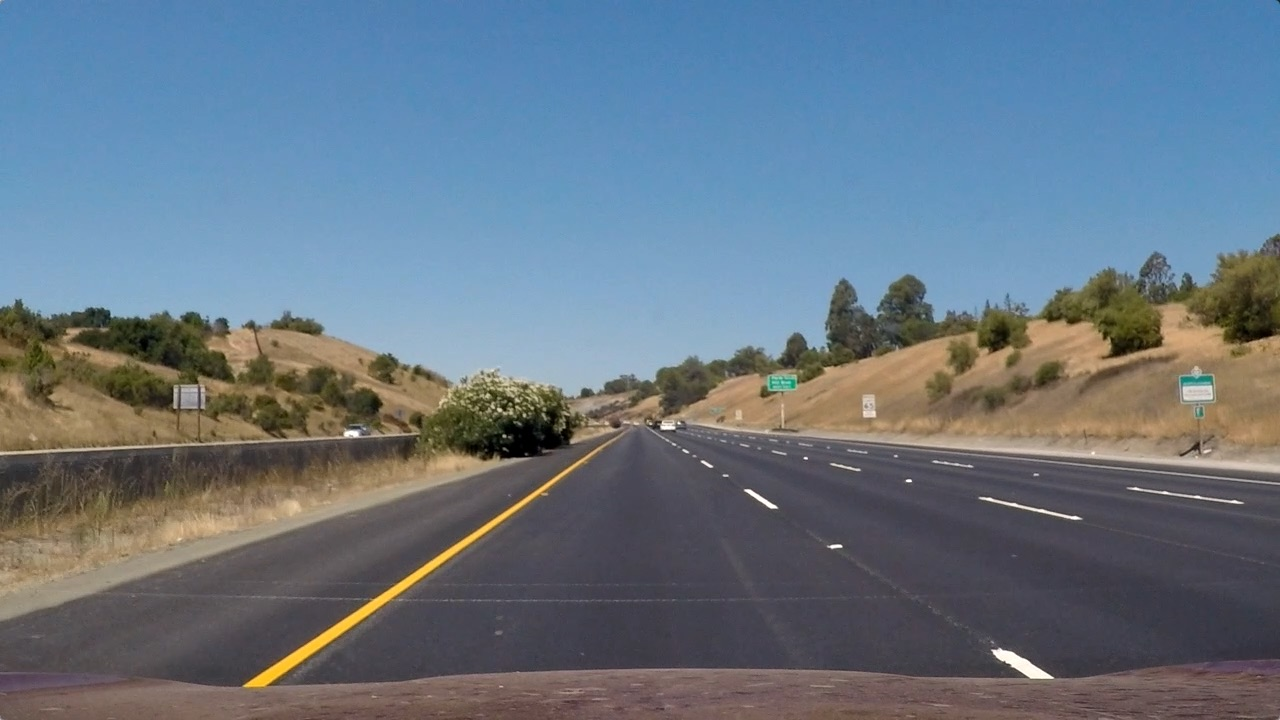
#> input picture test_images/straight_lines1.jpg, 1280 x 720 px
$ python image_processing.py   (older library calls are emulated)
#> lines starting #> are read from the running program, lines starting #| are printed output that depends on the picture; after the words box and inside, x2 and y2 are one past the last pixel; in counts of white or black regions, pixels touching at a corner belong together
### helper.py
# Generic Imports
import numpy as np
import cv2
import pickle
import matplotlib.pyplot as plt

# window settings
window_width = 50
window_height = 80 # Break image into 9 vertical layers since image height is 720
margin = 100 # How much to slide left and right for searching
with open('calibrate_camera.p', 'rb') as f:
#> (reads calibrate_camera.p from the repository)
	save_dict = pickle.load(f)
mtx, dist = save_dict["mtx"], save_dict["dist"]

def showimg(subplace, title, _img):
    plt.subplot(*subplace)
    plt.title(title)
    if len(_img.shape) == 3:
        plt.imshow(_img)
        plt.axis('off')
    else:
        plt.axis('off')
        plt.imshow(_img, cmap='gray')

# [4 lines left out: function gaussian_blur, not called in this run]

def undistort(img):
    return cv2.undistort(img, mtx, dist, None, mtx)

# [293 lines left out: functions window_mask, find_window_centroids, window_centroids_logits, finding_lines, region_of_interest, weighted_img and 4 more, not called in this run]

def warp_image(img, h, w):

    img_size=(w,h)
    # Apply perspective transform
    src_p1 = [(w * .15625), (h)]
    src_p2 = [(w * .859375), (h)]
    src_p3 = [(w * .46484375), (h * .625)]
    src_p4 = [(w * .53515625), (h * .625)]
    src = np.float32([[src_p1], [src_p2], [src_p3], [src_p4]])
    #print(src)

    dst_p1 = [(w * .234375), (h)]
    dst_p2 = [(w * .765625), (h)]
    dst_p3 = [(w * .234375), (0)]
    dst_p4 = [(w * .765625), (0)]
    dst = np.float32([[dst_p1], [dst_p2], [dst_p3], [dst_p4]])


    M = cv2.getPerspectiveTransform(src, dst)
    M_inv = cv2.getPerspectiveTransform(dst, src)
    warped = cv2.warpPerspective(img, M, img_size, flags=cv2.INTER_LINEAR)
    return warped,M,M_inv

### image_processing.py
import cv2
import numpy as np
from helper import *
import matplotlib.pyplot as plt
import matplotlib.image as mpimg


def abs_sobel_threshold(img, orient='x', thresh_min=0, thresh_max=255):
    gray = cv2.cvtColor(img, cv2.COLOR_RGB2GRAY)
    if orient == 'x':
        abs_sobel = np.absolute(cv2.Sobel(gray, cv2.CV_64F, 1, 0))
    if orient == 'y':
        abs_sobel = np.absolute(cv2.Sobel(gray, cv2.CV_64F, 0, 1))
    scaled_sobel = np.uint8(255*abs_sobel/np.max(abs_sobel)) # Rescale back to 8 bit integer
    binary_output = np.zeros_like(scaled_sobel) # Create a copy and apply the threshold
    binary_output[(scaled_sobel >= thresh_min) & (scaled_sobel <= thresh_max)] = 1
    return binary_output

def magnitude_threshold(img, sobel_kernel=3, mag_thresh=(0, 255)):
    gray = cv2.cvtColor(img, cv2.COLOR_RGB2GRAY)
    # Take both Sobel x and y gradients
    sobelx = cv2.Sobel(gray, cv2.CV_64F, 1, 0, ksize=sobel_kernel)
    sobely = cv2.Sobel(gray, cv2.CV_64F, 0, 1, ksize=sobel_kernel)
    gradmag = np.sqrt(sobelx**2 + sobely**2) # Calculate the gradient magnitude
    scale_factor = np.max(gradmag)/255 # Rescale to 8 bit
    gradmag = (gradmag/scale_factor).astype(np.uint8)
    # Create a binary image of ones where threshold is met, zeros otherwise
    binary_output = np.zeros_like(gradmag)
    binary_output[(gradmag >= mag_thresh[0]) & (gradmag <= mag_thresh[1])] = 1
    return binary_output


def direction_threshold(img, sobel_kernel=3, thresh=(0, np.pi/2)):
    # Convert to grayscale
    gray = cv2.cvtColor(img, cv2.COLOR_RGB2GRAY)
    # Calculate the x and y gradients
    sobelx = cv2.Sobel(gray, cv2.CV_64F, 1, 0, ksize=sobel_kernel)
    sobely = cv2.Sobel(gray, cv2.CV_64F, 0, 1, ksize=sobel_kernel)
    # Take the absolute value of the gradient direction,
    # apply a threshold, and create a binary image result
    absgraddir = np.arctan2(np.absolute(sobely), np.absolute(sobelx))
    binary_output =  np.zeros_like(absgraddir)
    binary_output[(absgraddir >= thresh[0]) & (absgraddir <= thresh[1])] = 1

    # Return the binary image
    return binary_output


def hls_threshold(img, thresh=(100, 255)):
    hls = cv2.cvtColor(img, cv2.COLOR_RGB2HLS)
    s_channel = hls[:,:,2]
    binary_output = np.zeros_like(s_channel)
    binary_output[(s_channel > thresh[0]) & (s_channel <= thresh[1])] = 1
    return binary_output

def lab_b_threshold(img, thresh=(0, 255)):
    # Thresholds the B-channel of LAB
    lab_b = cv2.cvtColor(img, cv2.COLOR_RGB2Lab)[:,:,2]
    binary_lab_b = np.zeros_like(lab_b)
    binary_lab_b[(lab_b > thresh[0]) & (lab_b <= thresh[1])] = 1
    return binary_lab_b

def combined_threshold(img):
    abs_x_bin = abs_sobel_threshold(img, orient='x', thresh_min=20, thresh_max=255)
    mag_bin = magnitude_threshold(img, sobel_kernel=5, mag_thresh=(10, 255))
    dir_bin = direction_threshold(img, sobel_kernel=15, thresh=(0.7, 1.3))
    hls_bin = hls_threshold(img, thresh=(170, 255))
    lab_b_bin = lab_b_threshold(img, thresh=(140,255))
    mag_dir = np.zeros_like(dir_bin)
    mag_dir[(mag_bin == 1) & (dir_bin == 1)] = 1
    combined = np.zeros_like(dir_bin)
    combined[(abs_x_bin == 1)|(mag_dir==1)|(lab_b_bin==1)|(hls_bin == 1)] = 1
    return combined,abs_x_bin, mag_bin, dir_bin, hls_bin, lab_b_bin

if __name__ == '__main__':
    img = mpimg.imread('test_images/straight_lines1.jpg')
#> img is the input picture: shape (720, 1280, 3); mean R, G, B 103.2, 117.7, 131.2
    h,w,c = img.shape
#> h = 720; w = 1280; c = 3
    combined,abs_x_bin, mag_bin, dir_bin, hls_bin, lab_b_bin = combined_threshold(img)
#> in combined_threshold, `abs_x_bin = abs_sobel_threshold(img, orient='x', thresh_min=20, thresh..`:
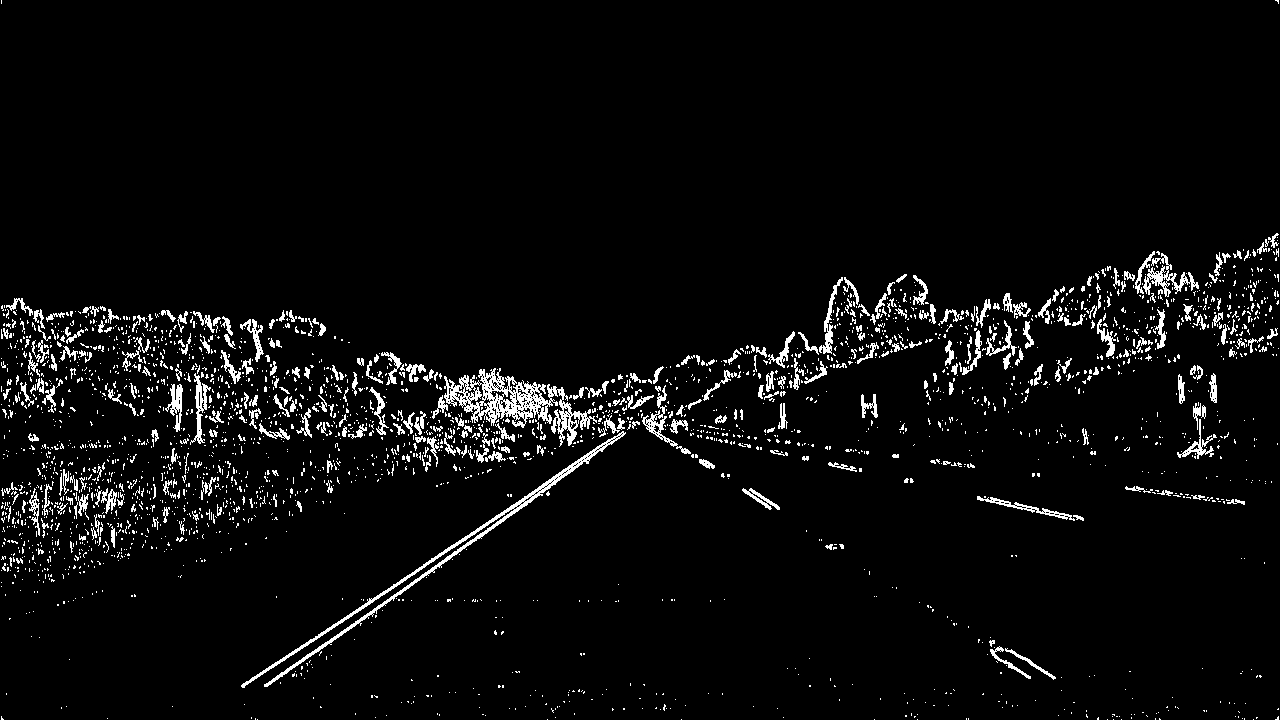
#> abs_x_bin: shape (720, 1280); values 0 (black) and 1 (white), 4.4% white in thin lines or dots
#> in magnitude_threshold, `gradmag = np.sqrt(sobelx**2 + sobely**2)`:
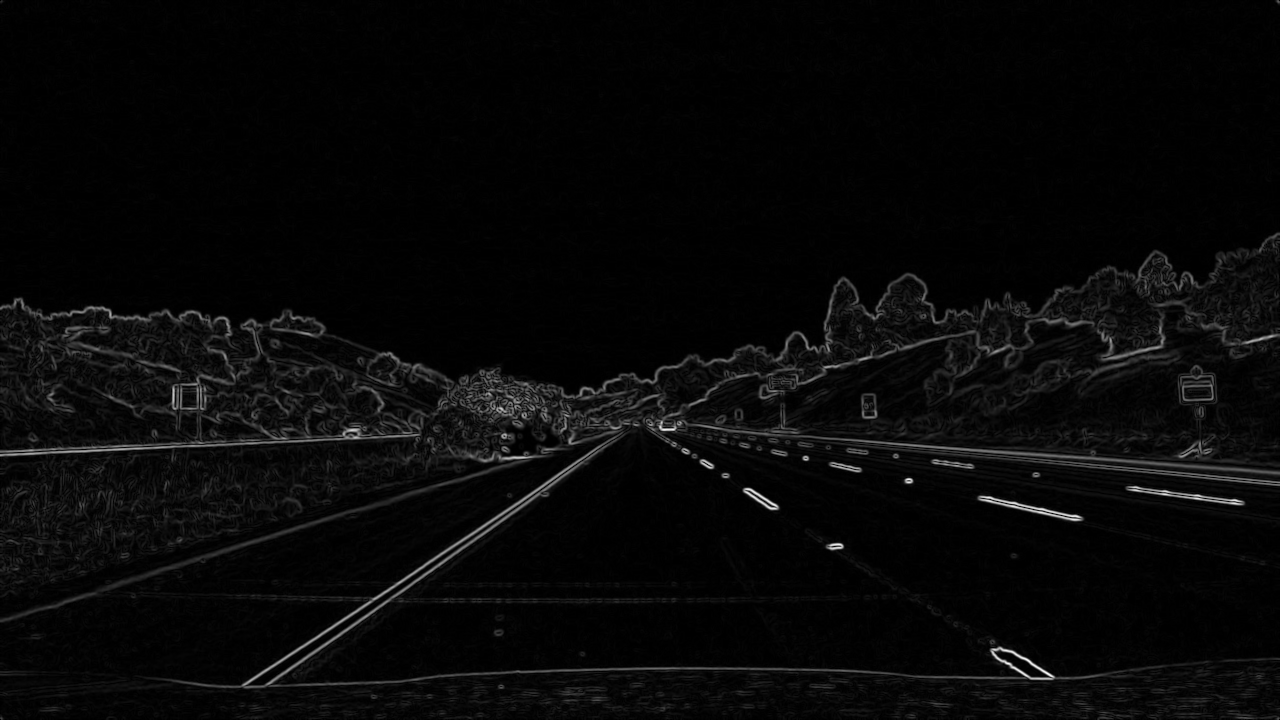
#> gradmag: shape (720, 1280) float64; min 0, max 9241.3, mean 304.6; drawn with min black and max white
#> in magnitude_threshold, `scale_factor = np.max(gradmag)/255`: scale_factor = 36.24
#> in combined_threshold, `mag_bin = magnitude_threshold(img, sobel_kernel=5, mag_thresh=(10, 255))`: mag_bin: shape (720, 1280); values 0 (black) and 1 (white), 20.5% white; 1160 white regions (996 under 20 px), largest, box (x1, y1, x2, y2) and area: (0, 232, 1280, 720) 164303, (1055, 664, 1280, 720) 4126, (1105, 482, 1246, 506) 939
#> in combined_threshold, `dir_bin = direction_threshold(img, sobel_kernel=15, thresh=(0.7, 1.3))`: dir_bin: shape (720, 1280) float64; values 0 (black) and 1 (white), 41.3% white; 6492 white regions (5316 under 20 px), largest, box (x1, y1, x2, y2) and area: (134, 419, 649, 693) 39415, (820, 1, 1278, 312) 24673, (757, 191, 1156, 446) 18871
#> in hls_threshold, `hls = cv2.cvtColor(img, cv2.COLOR_RGB2HLS)`: hls: shape (720, 1280, 3); mean of channels 0, 1, 2 85.5, 117, 67
#> in combined_threshold, `hls_bin = hls_threshold(img, thresh=(170, 255))`: hls_bin: shape (720, 1280); values 0 (black) and 1 (white), 0.65% white; 257 white regions (217 under 20 px), largest, box (x1, y1, x2, y2) and area: (245, 468, 571, 688) 2713, (994, 650, 1052, 678) 514, (495, 444, 526, 458) 142
#> in lab_b_threshold, `lab_b = cv2.cvtColor(img, cv2.COLOR_RGB2Lab)[:,:,2]`:
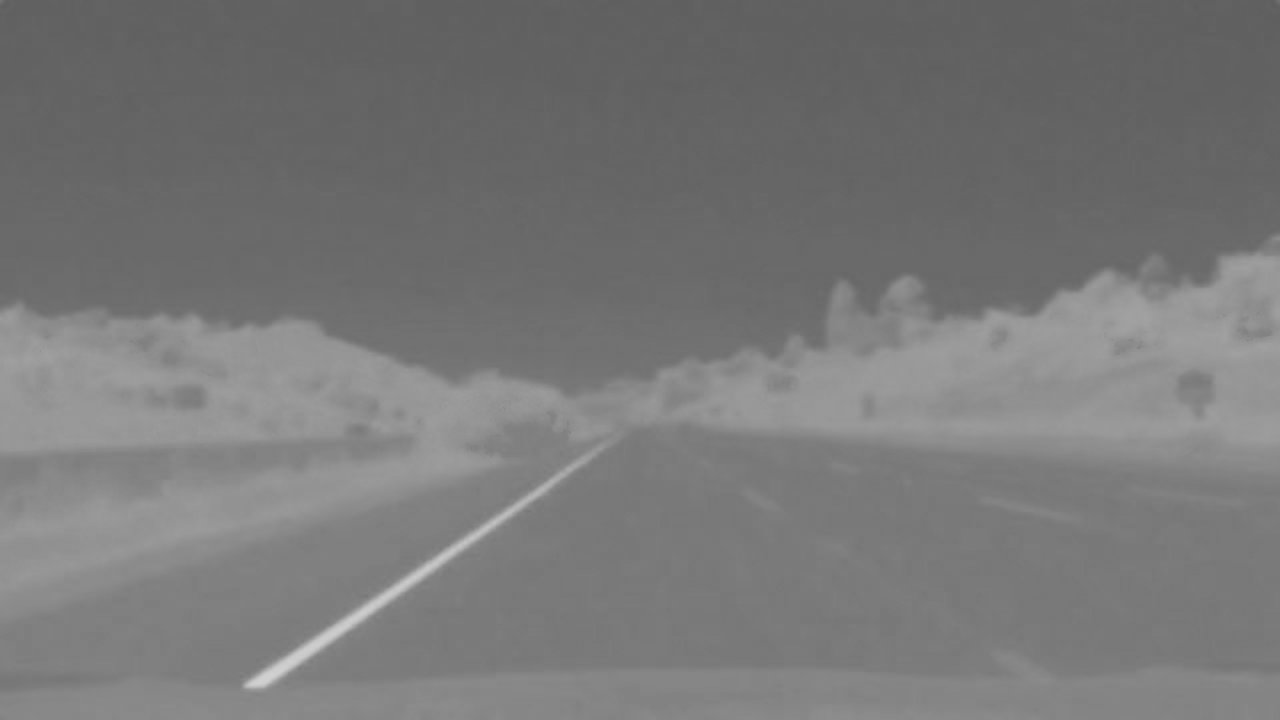
#> lab_b: shape (720, 1280); min 93, max 209, mean 119.8
#> in combined_threshold, `lab_b_bin = lab_b_threshold(img, thresh=(140,255))`: lab_b_bin: shape (720, 1280); values 0 (black) and 1 (white), 17.1% white; 38 white regions (31 under 20 px), largest, box (x1, y1, x2, y2) and area: (0, 309, 613, 607) 80603, (598, 254, 1280, 460) 70638, (242, 441, 611, 692) 6074
#> combined: shape (720, 1280) float64; values 0 (black) and 1 (white), 21.7% white; 2495 white regions (2343 under 20 px), largest, box (x1, y1, x2, y2) and area: (0, 232, 1280, 694) 181124, (985, 635, 1064, 682) 1071, (977, 495, 1084, 522) 546

    for i, img in enumerate(['combined','abs_x_bin', 'mag_bin', 'dir_bin', 'hls_bin', 'lab_b_bin']):
        showimg((3, 2, i + 1), img, eval(img))
    plt.show()

    combined, M_warp, Minv_warp = warp_image(combined, h, w)
#> M_warp = [[-0.54, -1.5, 976.4], [0, -1.9, 857.1], [0, -0.00238, 1]]; Minv_warp = [[0.132, -0.799, 555.3], [0, -0.525, 450], [-2.16e-19, -0.00125, 1]]
    abs_x_bin, M_warp, Minv_warp = warp_image(abs_x_bin, h, w)
#> in warp_image (call 2), `warped = cv2.warpPerspective(img, M, img_size, flags=cv2.INTER_LINEAR)`: warped: shape (720, 1280); values 0 (black) and 1 (white), 5.5% white; 160 white regions (141 under 20 px), largest, box (x1, y1, x2, y2) and area: (269, 0, 367, 711) 32064, (950, 177, 1019, 306) 5860, (932, 0, 1007, 84) 4774
    mag_bin, M_warp, Minv_warp = warp_image(mag_bin, h, w)
#> in warp_image (call 3), `warped = cv2.warpPerspective(img, M, img_size, flags=cv2.INTER_LINEAR)`: warped: shape (720, 1280); values 0 (black) and 1 (white), 12.6% white; 395 white regions (315 under 20 px), largest, box (x1, y1, x2, y2) and area: (44, 0, 1201, 720) 60925, (923, 0, 1037, 316) 21791, (0, 26, 103, 335) 13423
    dir_bin, M_warp, Minv_warp = warp_image(dir_bin, h, w)
    hls_bin, M_warp, Minv_warp = warp_image(hls_bin, h, w)
#> in warp_image (call 5), `warped = cv2.warpPerspective(img, M, img_size, flags=cv2.INTER_LINEAR)`: warped: shape (720, 1280); values 0 (black) and 1 (white), 0.84% white; 22 white regions (17 under 20 px), largest, box (x1, y1, x2, y2) and area: (294, 295, 321, 711) 6391, (972, 455, 993, 526) 1039, (975, 696, 998, 707) 191, (976, 608, 996, 612) 42, (301, 262, 309, 273) 34
    lab_b_bin, M_warp, Minv_warp = warp_image(lab_b_bin, h, w)
#> in warp_image (call 6), `warped = cv2.warpPerspective(img, M, img_size, flags=cv2.INTER_LINEAR)`:
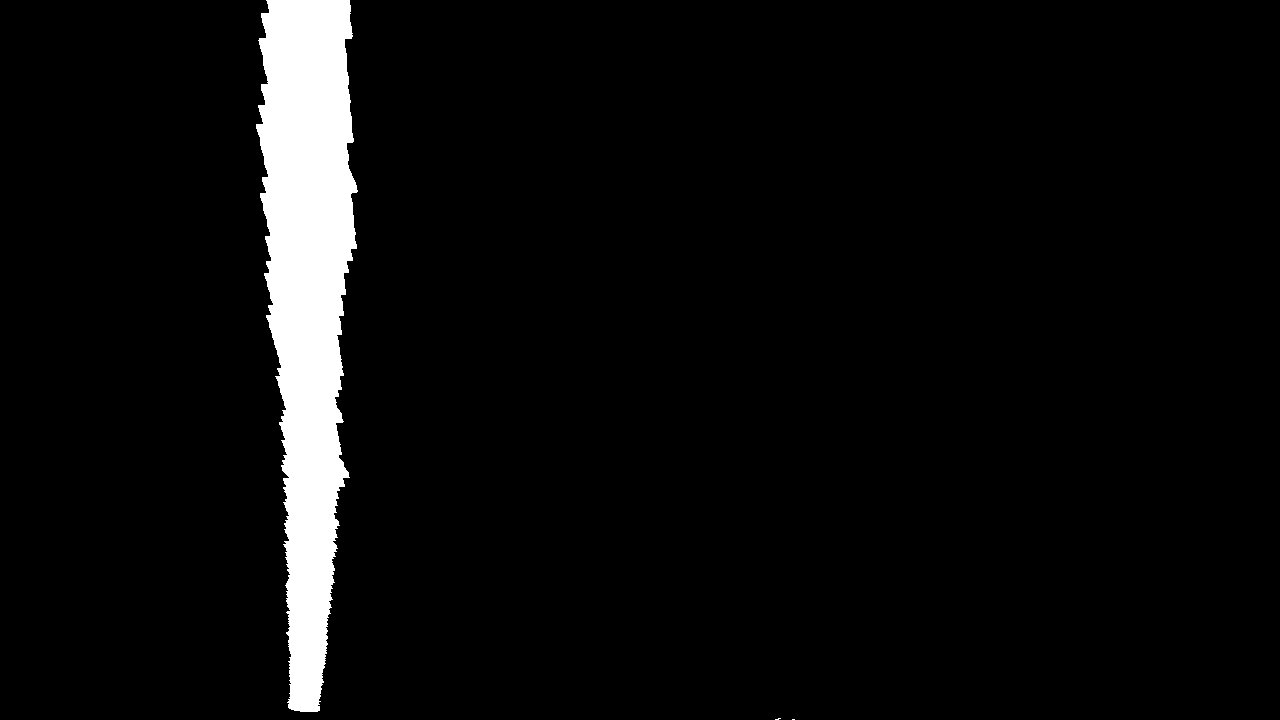
#> warped: shape (720, 1280); values 0 (black) and 1 (white), 5.1% white; 3 white regions (2 under 20 px), largest, box (x1, y1, x2, y2) and area: (256, 0, 358, 712) 47041

    for i, img in enumerate(['combined','abs_x_bin', 'mag_bin', 'dir_bin', 'hls_bin', 'lab_b_bin']):
        showimg((3, 2, i + 1), img, eval(img))
    plt.show()
